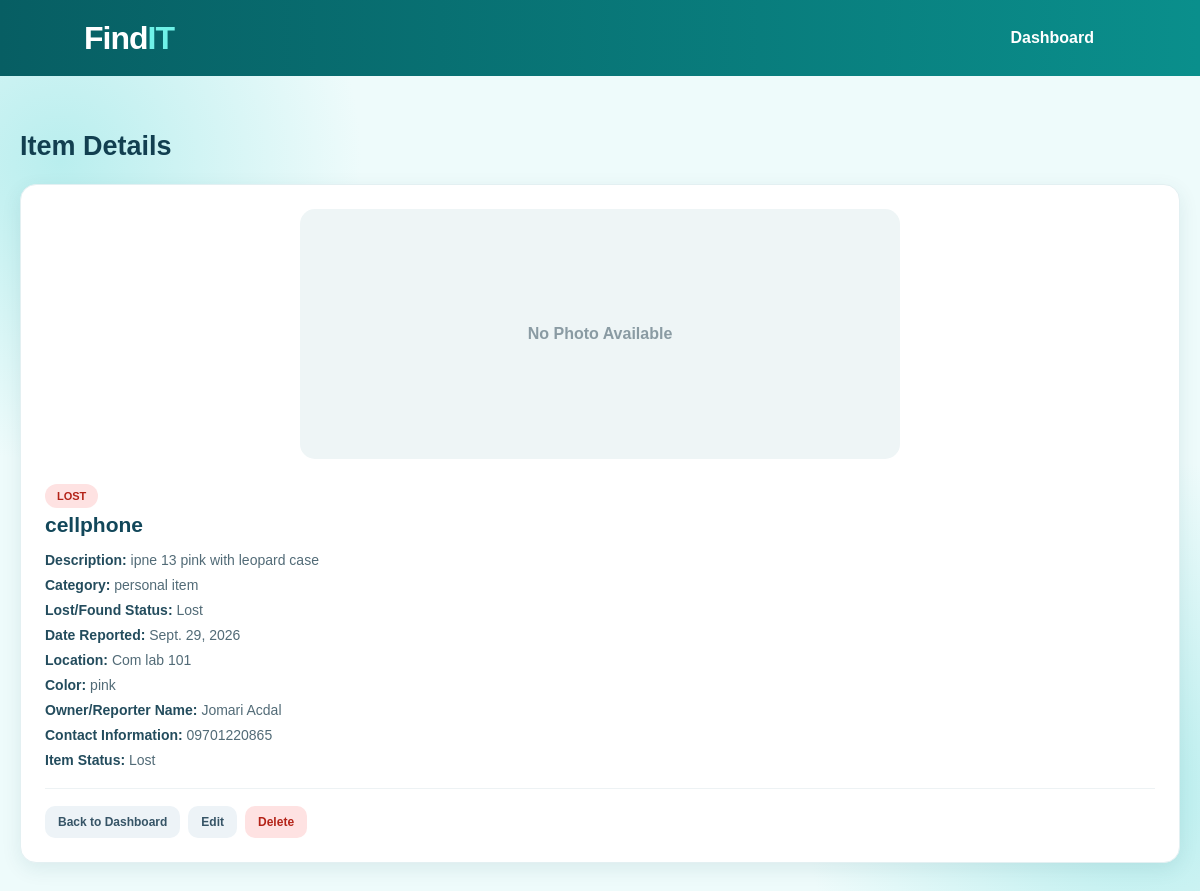
The app's page /item/3/ with its own data.
### chay_id/models.py (models this page shows, shortened)
class LostFoundItem(models.Model):
    STATUS_CHOICES = [
        ('Lost', 'Lost'),
        ('Found', 'Found'),
    ]
    ITEM_STATUS_CHOICES = [
        ('Lost', 'Lost'),
        ('Found', 'Found'),
        ('Claimed', 'Claimed'),
    ]
    item_name = models.CharField(max_length=100)
    item_photo = models.ImageField(upload_to='item_photos/', blank=True, null=True)
    description = models.TextField()
    category = models.CharField(max_length=100)
    lost_found_status = models.CharField(
        max_length=10,
        choices=STATUS_CHOICES
    )
    date_reported = models.DateField()
    location = models.CharField(max_length=200)
    color = models.CharField(max_length=50)
    reporter_name = models.CharField(max_length=100)
    contact_information = models.CharField(max_length=100)
    item_status = models.CharField(
        max_length=10,
        choices=ITEM_STATUS_CHOICES,
        default='Lost'
    )

### chay_id/views.py (the view)
# urls.py: path('item/<int:item_id>/', views.item_detail, name='item_detail'),
def item_detail(request, item_id):
    item = get_object_or_404(LostFoundItem, id=item_id)
    return render(request, 'chay_id/item_detail.html', {'item': item})

### chay_id/templates/chay_id/item_detail.html (shortened to what this page needs)
{% load static %}
<!DOCTYPE html>
<html>
<head>
    <link rel="stylesheet" href="{% static 'chay_id/style.css' %}">
</head>
<body>
    <nav class="navbar">
        <div class="logo">Find<span>IT</span></div>
        <a href="{% url 'index' %}" class="nav-link">Dashboard</a>
    </nav>
    <main class="home-page">
        <div class="home-container">
            <section class="items-section">
                <div class="items-heading">
                    <h2>Item Details</h2>
                </div>
                <article class="item-card">
    {% if item.item_photo %}
        <img src="{{ item.item_photo.url }}"
             alt="{{ item.item_name }}"
             class="detail-item-photo">
    {% else %}
        <div class="detail-no-photo">
            No Photo Available
        </div>
    {% endif %}
    {% if item.lost_found_status == 'Lost' %}
                        <span class="badge badge-lost">LOST</span>
                    {% else %}
                        <span class="badge badge-found">FOUND</span>
                    {% endif %}
                    <h3>{{ item.item_name }}</h3>
                    <div class="item-info">
                        <p><strong>Description:</strong> {{ item.description }}</p>
                        <p><strong>Category:</strong> {{ item.category }}</p>
                        <p><strong>Lost/Found Status:</strong> {{ item.get_lost_found_status_display }}</p>
                        <p><strong>Date Reported:</strong> {{ item.date_reported }}</p>
                        <p><strong>Location:</strong> {{ item.location }}</p>
                        <p><strong>Color:</strong> {{ item.color }}</p>
                        <p><strong>Owner/Reporter Name:</strong> {{ item.reporter_name }}</p>
                        <p><strong>Contact Information:</strong> {{ item.contact_information }}</p>
                        <p><strong>Item Status:</strong> {{ item.get_item_status_display }}</p>
                    </div>
                    <div class="item-actions">
                        <a href="{% url 'index' %}" class="btn btn-cancel">Back to Dashboard</a>
                        <a href="{% url 'edit_item' item.id %}" class="btn btn-edit">Edit</a>
                        <a href="{% url 'delete_item' item.id %}" class="btn btn-delete">Delete</a>
                    </div>
                </article>
            </section>
        </div>
    </main>
</body>
</html>

### chay_id/static/chay_id/style.css (style rules this page uses)
* { box-sizing: border-box; margin: 0; padding: 0; }
body { font-family: Arial, Helvetica, sans-serif; background: #eefbfb; color: #123b4a; min-height: 100vh; }
.navbar { height: 76px; background: linear-gradient(90deg, #075e63, #0a8f8c); display: flex; align-items: center; justify-content: space-between; padding: 0 7%; color: white; box-shadow: 0 3px 12px rgba(0, 0, 0, 0.12); }
.logo { font-size: 32px; font-weight: 800; letter-spacing: -1px; }
.logo span { color: #6ff2e8; }
.nav-link { color: white; text-decoration: none; font-weight: bold; padding: 11px 22px; border-radius: 25px; transition: 0.2s; }
.btn { display: inline-flex; align-items: center; justify-content: center; padding: 13px 25px; border-radius: 10px; border: none; text-decoration: none; font-weight: bold; font-size: 15px; cursor: pointer; transition: 0.2s; }
.btn-cancel { background: #edf3f7; color: #365466; min-width: 120px; }
.home-page { min-height: calc(100vh - 76px); padding: 45px 20px 60px; background: radial-gradient(circle at 5% 10%, #b9eeee 0, transparent 22%), radial-gradient(circle at 95% 85%, #b9eeee 0, transparent 25%), #eefbfb; }
.home-container { width: 100%; max-width: 1200px; margin: 0 auto; }
.items-section { margin-top: 10px; }
.items-heading { display: flex; justify-content: space-between; align-items: center; margin-bottom: 22px; }
.items-heading h2 { color: #123f50; font-size: 27px; }
.item-card { background: white; border-radius: 16px; padding: 24px; box-shadow: 0 6px 20px rgba(0, 80, 90, 0.09); border: 1px solid #e3f0f2; transition: 0.2s; }
.item-card h3 { color: #12475a; font-size: 21px; margin-bottom: 12px; }
.item-info { margin-top: 15px; }
.item-info p { margin: 9px 0; color: #526b77; font-size: 14px; }
.item-info strong { color: #234c5d; }
.badge { display: inline-block; padding: 6px 12px; border-radius: 20px; font-size: 11px; font-weight: bold; margin-bottom: 5px; }
.badge-lost { background: #fee2e2; color: #b42318; }
.item-actions { display: flex; gap: 8px; margin-top: 20px; padding-top: 17px; border-top: 1px solid #edf2f4; }
.item-actions .btn { padding: 9px 13px; font-size: 12px; }
.btn-edit { background: #edf3f7; color: #365466; }
.btn-delete { background: #fee2e2; color: #b42318; }
.item-card { min-width: 0; overflow: hidden; }
.item-card h3, .item-card p { overflow-wrap: break-word; }
.detail-no-photo { width: 100%; max-width: 600px; height: 250px; margin: 0 auto 25px; border-radius: 15px; background: #eef5f6; display: flex; align-items: center; justify-content: center; color: #8a9ba3; font-weight: bold; }

### records on screen
LostFoundItem: item_name "cellphone", description "ipne 13 pink with leopard case", category "personal item", lost_found_status "Lost", date_reported "Sept. 29, 2026", location "Com lab 101", color "pink", reporter_name "Jomari Acdal", contact_information "09701220865", item_status "Lost"
